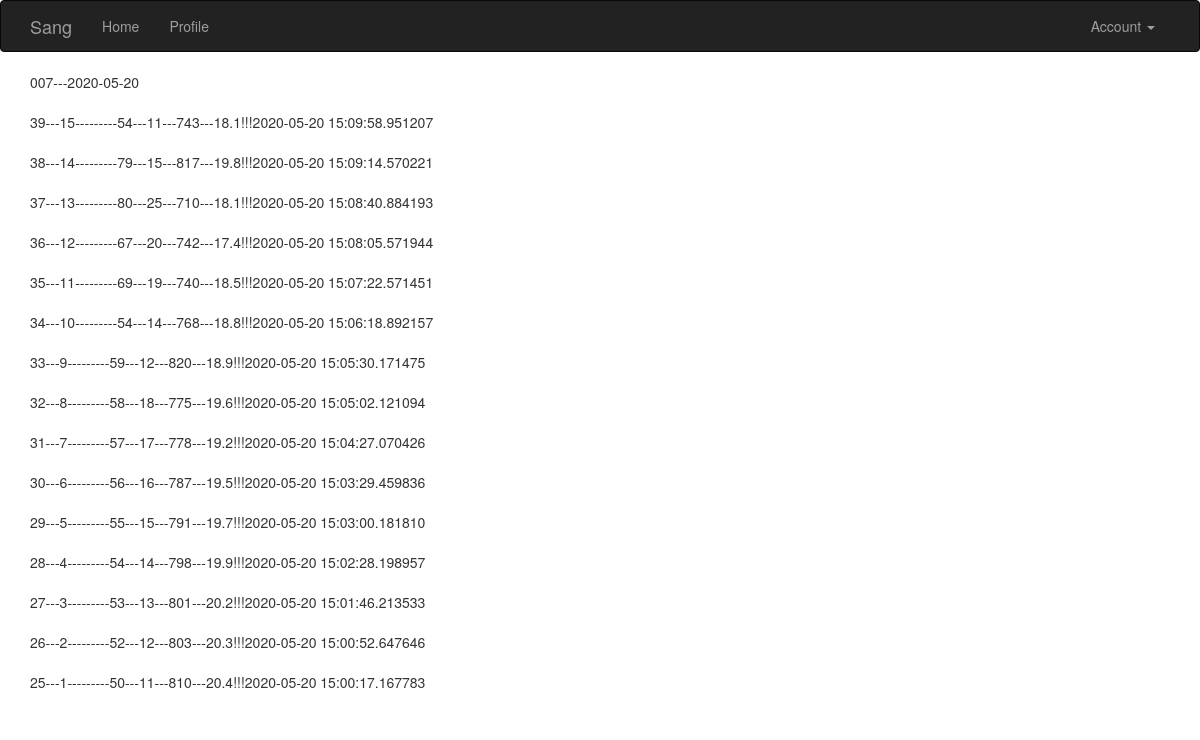
Screenshot of /show/007 (signed in) with the database file from the repository.
### scoreboard/models.py (models this page shows, shortened)
class User(UserMixin, db.Model):
    __tablename__ = 'users'
    id = db.Column(db.Integer, primary_key=True)
    number = db.Column(db.String(64), unique=True, index=True)  # 证件号
    name = db.Column(db.String(64), unique=True, index=True)  # 姓名
    role_id = db.Column(db.Integer, db.ForeignKey('roles.id'))
    password_hash = db.Column(db.String(128))
    confirmed = db.Column(db.Boolean, default=False)
    born_time = db.Column(db.Date(), default=datetime.utcnow)  # 出生年月
    military_time = db.Column(db.Date(), default=datetime.utcnow)  # 入伍年月
    age = db.Column(db.Integer)
    sex = db.Column(db.Integer, default=1)  # 性别
    height = db.Column(db.Integer)
    weight = db.Column(db.Float(2))
    level = db.Column(db.String(64))  # 级别
    job = db.Column(db.String(64))  # 岗位
    tuan = db.Column(db.Integer, default=0)
    ying = db.Column(db.Integer, default=0)
    lian = db.Column(db.Integer, default=0)
    member_since = db.Column(db.DateTime(), default=datetime.utcnow)
    last_seen = db.Column(db.DateTime(), default=datetime.utcnow)
    basics = db.relationship('Basic', backref='author', lazy='dynamic')
    @property
    def password(self):
        raise AttributeError('password is not a readable attribute')
    def can(self, perm):
        return self.role is not None and self.role.has_permission(perm)
    def ping(self):
        self.last_seen = datetime.utcnow()
        db.session.add(self)

class Basic(db.Model):
    __tablename__ = 'basics'
    id = db.Column(db.Integer, primary_key=True)
    author_id = db.Column(db.Integer, db.ForeignKey('users.id'))
    week = db.Column(db.Integer, index=True)
    name = db.Column(db.String(64))
    sit_up = db.Column(db.Integer)
    pull_up = db.Column(db.Integer)
    long_run = db.Column(db.Integer)
    long_run_min = db.Column(db.Integer)
    long_run_sec = db.Column(db.Integer)
    retrace = db.Column(db.Float(2))
    score = db.Column(db.Integer)
    remark = db.Column(db.String(64))
    timestamp = db.Column(db.DateTime, index=True, default=datetime.utcnow)
    score = db.Column(db.Integer)
    sit_up_score = db.Column(db.Integer)
    pull_up_score = db.Column(db.Integer)
    long_run_score = db.Column(db.Integer)
    retrace_score = db.Column(db.Integer)

### scoreboard/main/views.py (the view)
@main.route('/show/<number>')
@login_required
def show(number):
    user = User.query.filter_by(number=number).first()
    if user is None:
        abort(404)
    basics = user.basics.order_by(Basic.timestamp.desc()).all()
    return render_template('show_basics.html', user=user, basics=basics)

### scoreboard/auth/views.py (called while the page is built)
@auth.before_app_request
def before_request():
    if current_user.is_authenticated:
        current_user.ping()

### scoreboard/main/__init__.py (called while the page is built)
@main.app_context_processor
def inject_permissions():
    return dict(Permission=Permission)

### scoreboard/models.py (called while the page is built)
@login_manager.user_loader
def load_user(user_id):
    return User.query.get(int(user_id))

    def has_permission(self, perm):
        return self.permissions & perm == perm

### scoreboard/user/__init__.py (called while the page is built)
@user.app_context_processor
def inject_permissions():
    return dict(Permission=Permission)

### scoreboard/templates/show_basics.html (shortened to what this page needs)
{% extends "base.html" %}
{% import "_macros.html" as macros %}
{% block page_content %}
    {{ user.number }}---{{ user.born_time }}
    <br><br/>
{% for basic in basics %}
    {{ basic.id }}---{{ basic.week }}---{{ basic.height }}---{{ basic.weight }}---{{ basic.sit_up }}---{{ basic.pull_up }}---{{ basic.long_run }}---{{ basic.retrace }}!!!{{ basic.timestamp }}
    <br><br/>
{% endfor %}
{% endblock %}

### scoreboard/templates/base.html (shortened to what this page needs)
{% extends "bootstrap/base.html" %}
{% block head %}
{{ super() }}
<link rel="stylesheet" type="text/css" href="{{ url_for('static', filename='styles.css') }}">
{% endblock %}
{% block navbar %}
<div class="navbar navbar-inverse" role="navigation">
    <div class="container">
        <div class="navbar-header">
            <a class="navbar-brand" href="{{ url_for('main.index') }}">Sang</a>
        </div>
        <div class="navbar-collapse collapse">
            <ul class="nav navbar-nav">
                <li><a href="{{ url_for('main.index') }}">Home</a></li>
                {% if current_user.is_authenticated %}
                <li><a href="{{ url_for('main.show', number=current_user.number) }}">Profile</a></li>
                {% endif %}
            </ul>
            <ul class="nav navbar-nav navbar-right">
                {% if current_user.is_authenticated %}
                <li class="dropdown">
                    <a href="#" class="dropdown-toggle" data-toggle="dropdown">
                        Account <b class="caret"></b>
                    </a>
                </li>
                {% else %}
                <li><a href="{{ url_for('auth.login') }}">Log In</a></li>
                {% endif %}
            </ul>
        </div>
    </div>
</div>
{% endblock %}
{% block content %}
<div class="container">
    {% block page_content %}{% endblock %}
</div>
{% endblock %}

### rows the page displays
User: number "007", born_time "2020-05-20"
Basic: id "39", week "15", sit_up "54", pull_up "11", long_run "743", retrace "18.1", timestamp "2020-05-20 15:09:58.951207"
Basic: id "38", week "14", sit_up "79", pull_up "15", long_run "817", retrace "19.8", timestamp "2020-05-20 15:09:14.570221"
Basic: id "37", week "13", sit_up "80", pull_up "25", long_run "710", retrace "18.1", timestamp "2020-05-20 15:08:40.884193"
Basic: id "36", week "12", sit_up "67", pull_up "20", long_run "742", retrace "17.4", timestamp "2020-05-20 15:08:05.571944"
Basic: id "35", week "11", sit_up "69", pull_up "19", long_run "740", retrace "18.5", timestamp "2020-05-20 15:07:22.571451"
Basic: id "34", week "10", sit_up "54", pull_up "14", long_run "768", retrace "18.8", timestamp "2020-05-20 15:06:18.892157"
Basic: id "33", week "9", sit_up "59", pull_up "12", long_run "820", retrace "18.9", timestamp "2020-05-20 15:05:30.171475"
Basic: id "32", week "8", sit_up "58", pull_up "18", long_run "775", retrace "19.6", timestamp "2020-05-20 15:05:02.121094"
Basic: id "31", week "7", sit_up "57", pull_up "17", long_run "778", retrace "19.2", timestamp "2020-05-20 15:04:27.070426"
Basic: id "30", week "6", sit_up "56", pull_up "16", long_run "787", retrace "19.5", timestamp "2020-05-20 15:03:29.459836"
Basic: id "29", week "5", sit_up "55", pull_up "15", long_run "791", retrace "19.7", timestamp "2020-05-20 15:03:00.181810"
Basic: id "28", week "4", sit_up "54", pull_up "14", long_run "798", retrace "19.9", timestamp "2020-05-20 15:02:28.198957"
Basic: id "27", week "3", sit_up "53", pull_up "13", long_run "801", retrace "20.2", timestamp "2020-05-20 15:01:46.213533"
Basic: id "26", week "2", sit_up "52", pull_up "12", long_run "803", retrace "20.3", timestamp "2020-05-20 15:00:52.647646"
Basic: id "25", week "1", sit_up "50", pull_up "11", long_run "810", retrace "20.4", timestamp "2020-05-20 15:00:17.167783"
